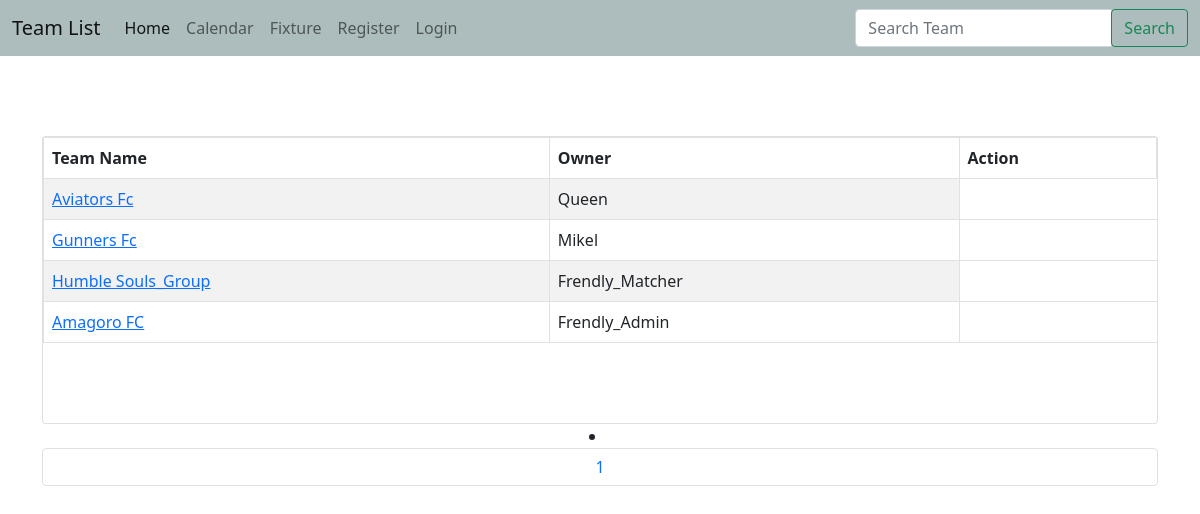
The page /list-teams on the database its author committed.
### teams/models.py (models this page shows)
class Team(models.Model):
    SKILLS_LEVEL = [
        ('Professional', 'Professional: Football is a career'),
        ('Unprofessional', 'Unprofessional: Participate in tournaments'),
        ('Hobbyist', 'Hobbyist: Play for fun and exercise'),
    ]
    name = models.CharField(max_length=200)
    coach = models.CharField(max_length=200)
    contact_person = models.CharField(max_length=200)
    phone_number = models.CharField(max_length=20)
    email = models.EmailField(blank=True)
    web = models.URLField(blank=True)
    created_by = models.ForeignKey(User, on_delete=models.CASCADE)
    logo = models.ImageField(null=True, blank=True, upload_to='images/')
    has_pitch = models.BooleanField(default=False)
    skills_level = models.CharField(
        max_length=20,
        choices=SKILLS_LEVEL,
        default='Select Skills Level'
        )
    location =models.CharField(max_length= 200)
    description = models.TextField(blank=True)
    created_by = models.ForeignKey(User, on_delete=models.CASCADE)
    def __str__(self):
        return self.name

### teams/views.py (the view)
# urls.py: path('list-teams', views.list_teams, name="list-teams"),
def list_teams(request):
    team_list = Team.objects.all()
    query = request.GET.get('q')
    if query:
        team_list = team_list.filter(Q(name__icontains=query) |
                                     Q(location__icontains=query) |
                                     Q(skills_level__icontains=query))
    p = Paginator(team_list, 10)
    page = request.GET.get('page')
    teams = p.get_page(page)
    nums = "a" * teams.paginator.num_pages
    return render(request, 'teams/list_team.html',
                  {'team_list': team_list,
                   'teams': teams,
                   'nums': nums,
                   'query': query}
                 )

### teams/templates/teams/list_team.html (shortened to what this page needs)
{% extends 'teams/base.html' %}
{% block content %}
	<h1>Teams</h1>
<br/>
<div class="card">
	<table class="table table-striped table-hover table-bordered">
		<thead>
			<tr class="graybg">
				<th class="ng-binding">Team Name</th>
				<th class="ng-binding">Owner</th>
				<th class="ng-binding">Action</th>
			</tr>
		</thead>
		<tbody>
		{% for team in teams %}
			<tr class="pointer-main ng-scope" ng-repeat="team in teams">
				<td class="pointer ng-binding">
					<a href="{% url 'team-details' team.id %}">{{ team }}</a>
				</td>
				<td class="pointer ng-binding">
					{{ team.created_by }}
				</td>
			</tr>
		{% endfor %}
		</tbody>
	</table>
<br/></br/>
<nav aria-label="Page navigation example">
</div>
<center>
{% for i in nums %}
	<li class="page-item"><a class="page-link" href="?page={{ forloop.counter }}">{{ forloop.counter }}</a></li>
{% endfor %}
</center>
<br/>
{% endblock %}

### teams/templates/teams/base.html (style rules this page uses)
body { background-image: url('https://t3.ftcdn.net/jpg/01/31/22/84/240_F_131228401_Sx9CgNcjxxYEsLCN81KGN4LIu6zFPD0h.jpg'); background-size: cover; }
h1, h2, h3, h4, h5, h6 { color: white; }

### rows shown on the page
Team: name "Aviators Fc", created_by "Queen"
Team: name "Gunners Fc", created_by "Mikel"
Team: name "Humble Souls_Group", created_by "Frendly_Matcher"
Team: name "Amagoro FC", created_by "Frendly_Admin"
